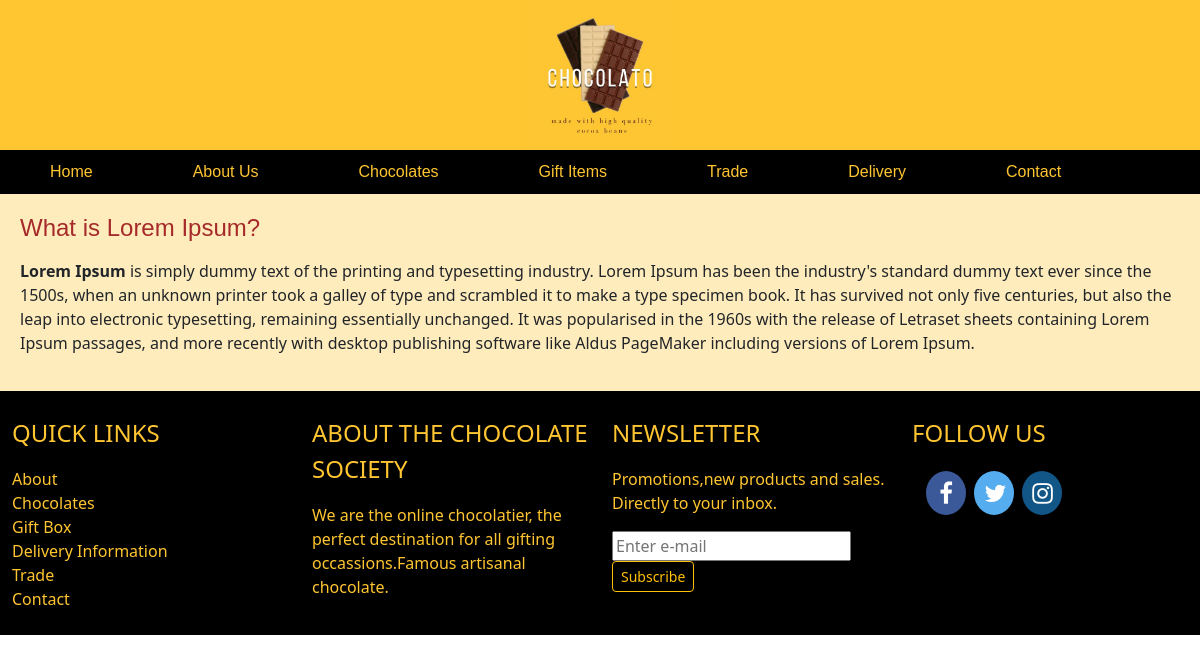
/newsDetail/what-is-lorem-ipsum, run on the app's committed database.
### news/models.py (models this page shows)
class news(models.Model):
    news_title=models.CharField(max_length=100)
    news_desc=HTMLField()
    news_date = models.DateField(null=True)
    news_phone=models.IntegerField(null=True)
    news_slug=AutoSlugField(populate_from='news_title',unique=True,null=True,default=None)

### my_tennis_club/views.py (the view)
# urls.py: path('newsDetail/<slug>',views.newsDetail),
def newsDetail(request,slug):
    details=news.objects.get(news_slug=slug) #get is used to get single row from table
    data={
        'details':details
    }
    return render(request,"detail.html",data)

### templates/detail.html (shortened to what this page needs)
{% extends 'base.html' %}
{% load static %}
{% block content %}
    <table class="txtbox">
       <tr>
           <td style="padding:20px;">
              <h1>{{details.news_title}}</h1>
              <p style="padding-left:50px;">{{details.news_desc | safe }}</p>
           </td>
       </tr>
    </table>
{% endblock %}

### static/css/styles.css (style rules this page uses)
body { margin:0; }
.txtbox { background-color:#ffecbc; display:grid; width:100%; }
h1 { color:brown; font-family: 'Gill Sans', 'Gill Sans MT', Calibri, 'Trebuchet MS', sans-serif; font-size: x-large; }

### data on the page
news: news_title "What is Lorem Ipsum?", news_desc "Lorem Ipsum is simply dummy text of the printing and typesetting industry. Lorem Ipsum has been the industry's standard dummy text ever since the 1500s, when an unknown printer took a galley of type and scrambled it to make a type specimen book. It has survived not only five centuries, but also the leap into electronic typesetting, remaining essentially unchanged. It was popularised in the 1960s with the release of Letraset sheets containing Lorem Ipsum passages, and more recently with desktop publishing software like Aldus PageMaker including versions of Lorem Ipsum."
